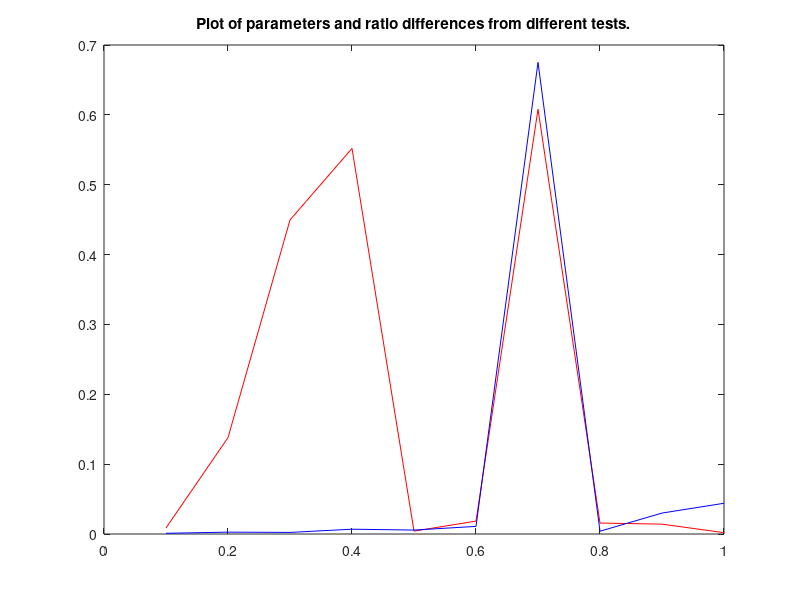

The MATLAB script that drew this image:
x = (0.1:0.1:1.0);
fourty_eight_fifty = [0.008634146341463367 0.13797041420118344 0.44956151419558366 0.551972972972973 0.00411981566820277 0.01847225368063421 0.6080709219858156 0.015678800856531054 0.0141190727081138 0.001899898887765419];
landlock = [0.0010127226463104433 0.0026626506024096386 0.0022798353909465018 0.006878172588832486 0.005640081799590999 0.01089623601220753 0.6751543624161074 0.004 0.029968008255933952 0.044];
avg_diff = 0.5 .* (landlock + fourty_eight_fifty)

figure
plot(x, fourty_eight_fifty, 'r', x, landlock, 'b');
title("Plot of parameters and ratio differences from different tests.")